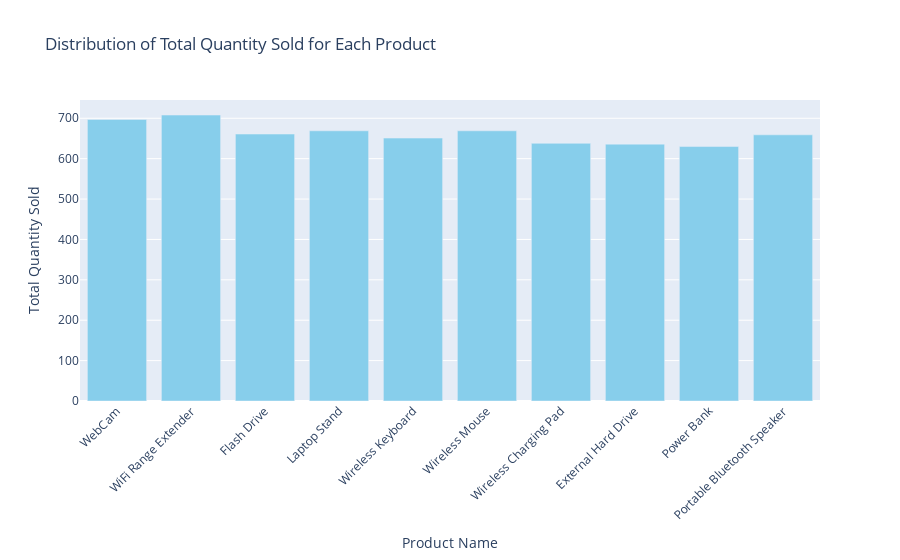

The notebook cell saved with this chart:
### Code cell
from collections import defaultdict
import plotly.graph_objects as go
product_mapping = {number: name for number, name in zip(final_products['product_number'], final_products['product_name'])}
product_quantities = defaultdict(int)
for code, quantity in zip(final_invoice_lines['product_code'], final_invoice_lines['quantity']):
    product_quantities[product_mapping[code]] += quantity
fig = go.Figure(data=[go.Bar(x=list(product_quantities.keys()), y=list(product_quantities.values()), marker=dict(color='skyblue'))])
fig.update_layout(
    xaxis_title='Product Name',
    yaxis_title='Total Quantity Sold',
    title='Distribution of Total Quantity Sold for Each Product',
    xaxis_tickangle=-45,
)
fig.show()

### Figure 1 — Plotly figure (JSON) as saved in the notebook; plotly's stock layout.template omitted (floating-point values rounded to 4 significant figures)
{"data": [{"marker": {"color": "skyblue"}, "type": "bar", "x": ["WebCam", "WiFi Range Extender", "Flash Drive", "Laptop Stand", "Wireless Keyboard", "Wireless Mouse", "Wireless Charging Pad", "External Hard Drive", "Power Bank", "Portable Bluetooth Speaker"], "y": [697, 708, 661, 669, 651, 669, 638, 636, 630, 659]}], "layout": {"title": {"text": "Distribution of Total Quantity Sold for Each Product"}, "xaxis": {"tickangle": -45, "title": {"text": "Product Name"}}, "yaxis": {"title": {"text": "Total Quantity Sold"}}}}
